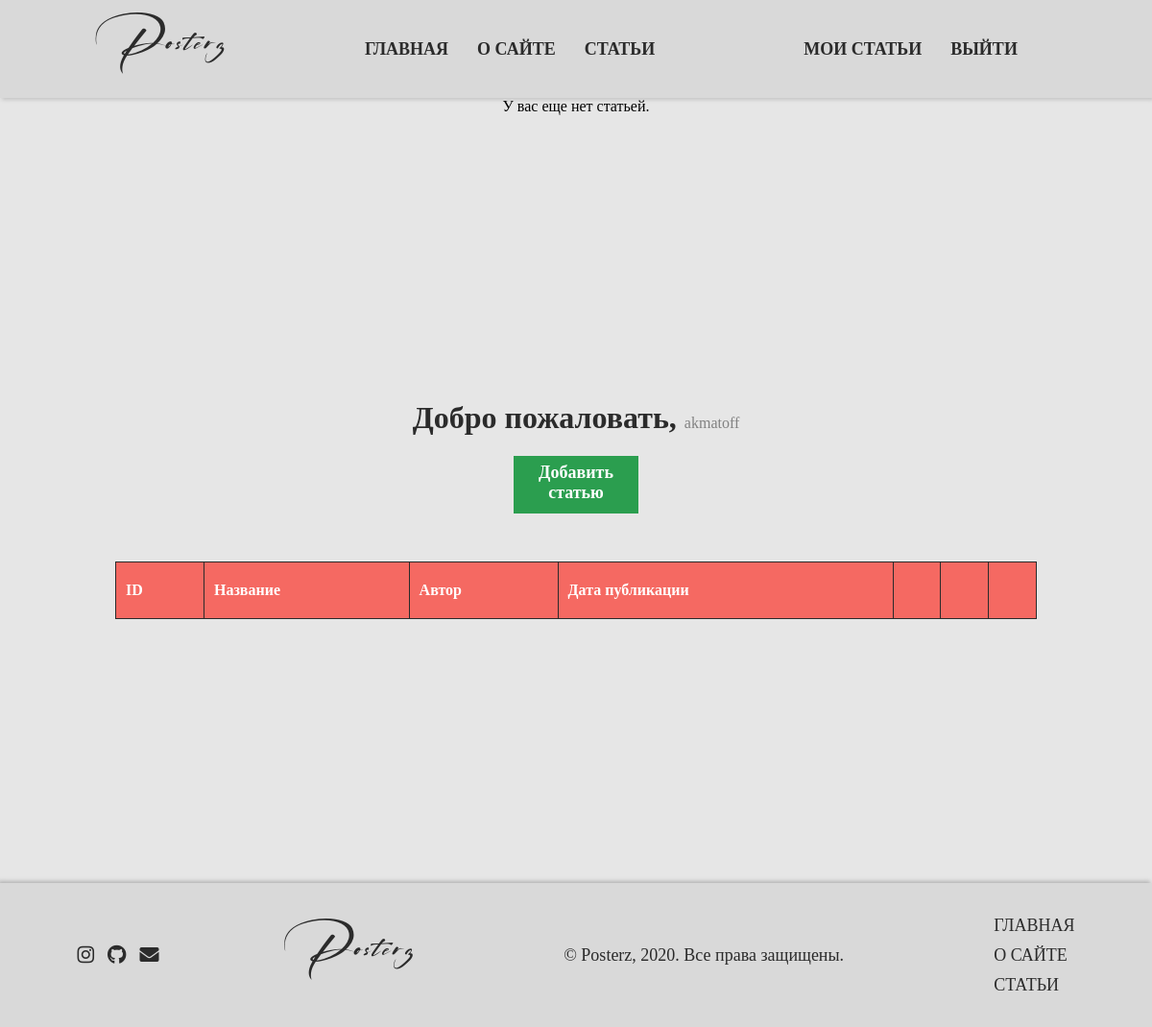
The app's page /dashboard (signed in), older data.
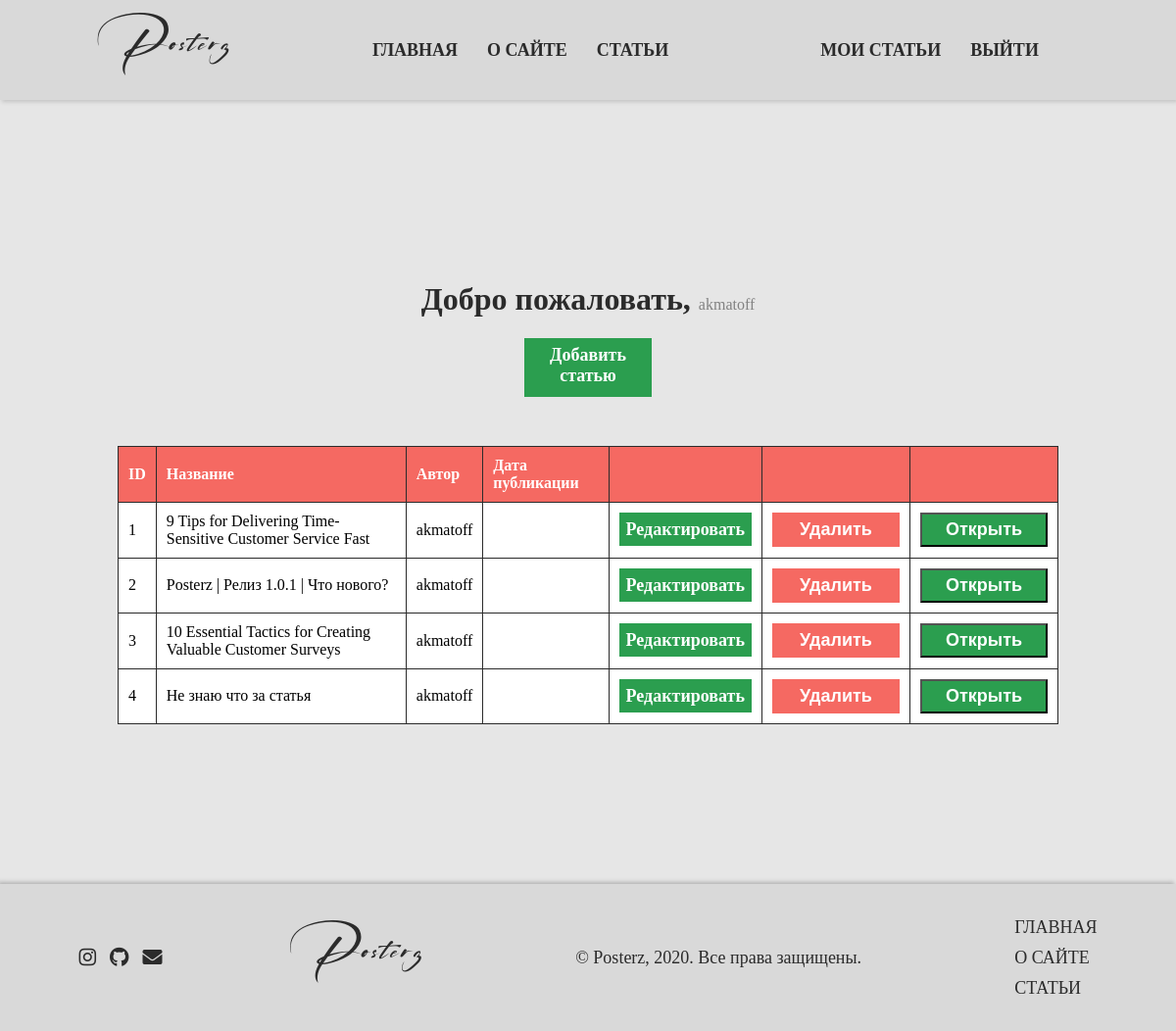
The same page, newer data.
### tables this page shows
CREATE TABLE articles (id INTEGER PRIMARY KEY AUTOINCREMENT, cover VARCHAR (200), title VARCHAR (60), body TEXT, author VARCHAR (60));

### app.py (the view)
@app.route('/dashboard')
@is_logged_in
def dashboard():
  con = sqlite3.connect('posterz.db')
  con.row_factory = sqlite3.Row
  cur = con.cursor()
  result = cur.execute("SELECT * FROM articles")
  articles = cur.fetchall()
  if len(articles) > 0:
    return render_template('dashboard.html', articles=articles)
  else:
    msg = 'У вас еще нет статьей.'
    return render_template('dashboard.html', msg=msg)

### app.py (called while the page is built)
def is_logged_in(f):
  @wraps(f)
  def wrap(*args, **kwargs):
    if 'logged_in' in session:
      return f(*args, **kwargs)
    else:
      flash('Вы не авторизованы, пожалуйста авторизуйтесь!')
      return redirect(url_for('login'))
  return wrap

### templates/dashboard.html (shortened to what this page needs)
{% extends 'layout.html' %}
{% block content %}
    <div id="container">
        <h1 id="header-text">Добро пожаловать, <small>{{session.username}}</small></h1>
        <a id="add-button" href="/add_article">Добавить статью</a>
        <table id="table">
            <tr>
                <th>ID</th>
                <th>Название</th>
                <th>Автор</th>
                <th>Дата публикации</th>
                <th></th>
                <th></th>
                <th></th>
            </tr>
            {% for article in articles %}
                {% if session['username'] == article.author %}
                    <tr>
                        <td>{{article.id}}</td>
                        <td>{{article.title}}</td>
                        <td>{{article.author}}</td>
                        <td>{{article.create_date}}</td>
                        <td><a id="add-button" href="edit_article/{{article.id}}">Редактировать</a></td>
                        <td>
                            <form action="{{url_for('delete_article', id=article.id)}}" method="POST">
                                <input type="submit" value="Удалить" id="delete-button">
                            </form>
                        </td>
                        <td>
                            <button type="button" id="link-button"><a href="article/{{article.id}}">Открыть</a></button>
                        </td>
                    </tr>
                {%  endif %}
            {% endfor %}
        </table>
    </div>
{% endblock %}

### templates/layout.html (shortened to what this page needs)
<!DOCTYPE html>
<html lang="ru-RUS">
  <head>
    <link rel="stylesheet" href="{{url_for('static', filename="css/style.css")}}">
    <link rel="stylesheet" href="https://cdnjs.cloudflare.com/ajax/libs/font-awesome/5.12.1/css/all.min.css">
  </head>
  <body>
    {% include 'header.html' %}
    {% include 'messages.html' %}
    {% block content %}
    {% endblock %}
    {% include 'footer.html' %}
  </body>
</html>

### templates/header.html
<header>
  <div id="logo"><a href="/">Posterz</a></div>
  <div id="navbar">
    <a href="/">ГЛАВНАЯ</a>
    <a href="/about">О САЙТЕ</a>
    <a href="/articles">СТАТЬИ</a>
  </div>
  <div id="authorize">
    {% if session.logged_in %}
    <a href="/dashboard">МОИ СТАТЬИ</a>
    <a href="/logout">ВЫЙТИ</a>
    {% else %}
    <a href="/login">ЛОГИН</a>
    <a href="/register">РЕГИСТРАЦИЯ</a>
    {% endif %}
  </div>
</header>

### templates/messages.html (shortened to what this page needs)
{% if msg %}
  <div>{{msg}}</div>
{% endif %}

### templates/footer.html
<footer>
    <div id="social-media-container">
        <a href="https://instagram.com/akmatoff.exe" class="fab fa-instagram"></a>
        <a href="https://github.com/akmatoff/posterz" class="fab fa-github"></a>
        <a href="mailto:@azim.akmatov1@gmail.com" class="fas fa-envelope"></a>
    </div>
    <div id="logo"><a href="/">Posterz</a></div>
    <div id="footer-text-container">© Posterz, 2020. Все права защищены.</div>
    <div id="footer-navbar">
            <a href="/">ГЛАВНАЯ</a>
            <a href="/about">О САЙТЕ</a>
            <a href="/articles">СТАТЬИ</a>
    </div>
</footer>

### static/css/style.css (style rules this page uses)
* { box-sizing: border-box; }
body { margin: 0; padding: 0; font-family: San Francisco; display: flex; align-items: center; justify-items: center; flex-direction: column; background-color: #e6e6e6; }
header { width: 100%; height: 15%; background-color: #d9d9d9; display: flex; justify-content: space-evenly; flex-wrap: wrap; align-items: center; box-shadow: 2px 2px 4px rgba(60, 60, 60, 0.2); position: relative; }
#logo a { font-family: Signatrue; font-size: 30px; color: #2b2b2b; letter-spacing: 3px; text-decoration: none; }
#navbar { display: flex; align-items: center; }
#navbar a, #authorize a { color: #2b2b2b; text-decoration: none; font-weight: bold; font-size: 18px; padding: 5px 15px; transition: 0.3s ease; display: block; }
#authorize { display: flex; align-items: center; }
#container { display: flex; width: 100%; min-height: 100vh; justify-content: center; align-self: center; align-items: center; flex-direction: column; padding: 20px 0; }
#header-text { color: #2b2b2b; font-weight: bold; text-align: center; }
#add-button { width: 130px; height: 60px; background-color: #2b9e4f; color: white; text-decoration: none; padding: 7px; font-size: 18px; font-weight: bold; text-align: center; transition: ease-in 0.2s; }
#delete-button { width: 130px; height: 35px; border: none; background-color: #f56962; color: white; text-decoration: none; padding: 7px; font-size: 18px; font-weight: bold; text-align: center; transition: ease-in 0.2s; cursor: pointer; }
#table { margin-top: 50px; width: 80%; height: 60px; border: 1px #2b2b2b solid; border-collapse: collapse; }
th { background-color: #f56962; color: white; }
td { background-color: white; }
th, td { text-align: left; vertical-align: center; padding: 10px; border: 1px #2b2b2b solid; }
#link-button { width: 130px; height: 35px; background-color: #2b9e4f; color: white; text-decoration: none; padding: 7px; font-size: 18px; font-weight: bold; text-align: center; transition: ease-in 0.2s; display: flex; align-items: center; justify-content: center; }
#link-button a { color: white; text-decoration: none; }
small { color: #828282; font-size: 16px; font-weight: 100; text-align: center; }
footer { width: 100%; height: 150px; background-color: #d9d9d9; display: flex; justify-content: space-around; flex-wrap: wrap; align-items: center; position: relative; box-shadow: -2px -2px 4px rgba(60, 60, 60, 0.3); }
#social-media-container a { color: #2b2b2b; text-decoration: none; font-size: 20px; padding: 0 5px; transition: ease 0.3s; }
#footer-navbar { display: flex; flex-direction: column; }
#footer-navbar a { font-size: 18px; text-decoration: none; color: #2b2b2b; padding: 5px; transition: ease 0.3s; }
#footer-text-container { color: #2b2b2b; font-size: 18px; }

Row changes from the older to the newer data that the page shows:
added articles: id "1", title "9 Tips for Delivering Time-Sensitive Customer Service Fast", author "akmatoff"
added articles: id "2", title "Posterz | Релиз 1.0.1 | Что нового?", author "akmatoff"
added articles: id "3", title "10 Essential Tactics for Creating Valuable Customer Surveys", author "akmatoff"
added articles: id "4", title "Не знаю что за статья", author "akmatoff"
Text that changed along with them:
{{ msg }}: "У вас еще нет статьей." → (not shown)
